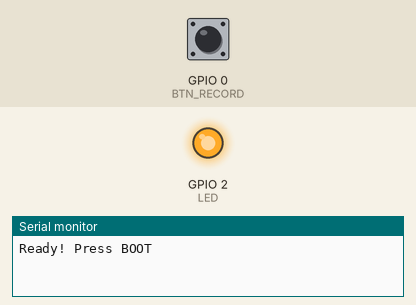
This sketch was run on a simulated ESP32. Shown: output pins drawn as LEDs (lit = HIGH), the last lines printed to the serial monitor. The inputs (shaded band) are chosen by the test bench; at power-on: GPIO 0 (BTN_RECORD) HIGH. I2S audio is not simulated (input reads silence).

Above: at 1.2 s.
1.3 s: GPIO 0 (BTN_RECORD) pulled LOW for 0.15 s
At 1.9 s:
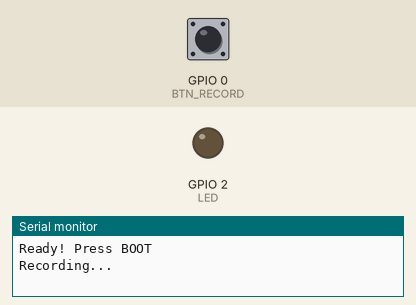
Timing chart, 0 to 8.8 s (numbered marks = the images above; inputs shaded):
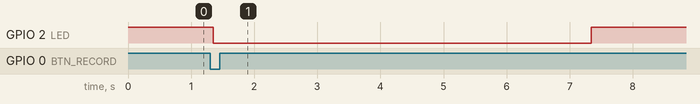

Measured:
- after the input at 1.3 s, GPIO 2 (LED): HIGH → LOW after 0.05 s, → HIGH 6.0 s later

The sketch:

mic_test.ino
```cpp
#include "driver/i2s.h"
#define I2S_WS_MIC 15
#define I2S_SCK_MIC 14
#define I2S_SD_MIC 32
#define I2S_WS_SPK 27
#define I2S_BCK_SPK 26
#define I2S_DATA_SPK 25
#define BTN_RECORD 0
#define LED 2
#define SAMPLE_RATE 16000
#define RECORD_TIME 3
#define I2S_PORT_MIC I2S_NUM_0
#define I2S_PORT_SPK I2S_NUM_1
#define SAMPLES_COUNT (SAMPLE_RATE * RECORD_TIME)
int16_t samples[SAMPLES_COUNT];
int sampleCount = 0;
void micSetup() {
  i2s_config_t cfg;
  memset(&cfg, 0, sizeof(cfg));
  cfg.mode = (i2s_mode_t)(I2S_MODE_MASTER | I2S_MODE_RX);
  cfg.sample_rate = SAMPLE_RATE;
  cfg.bits_per_sample = I2S_BITS_PER_SAMPLE_16BIT;
  cfg.channel_format = I2S_CHANNEL_FMT_ONLY_LEFT;
  cfg.communication_format = I2S_COMM_FORMAT_STAND_I2S;
  cfg.intr_alloc_flags = ESP_INTR_FLAG_LEVEL1;
  cfg.dma_buf_count = 4;
  cfg.dma_buf_len = 256;
  cfg.use_apll = false;
  i2s_pin_config_t pins;
  memset(&pins, 0, sizeof(pins));
  pins.bck_io_num = I2S_SCK_MIC;
  pins.ws_io_num = I2S_WS_MIC;
  pins.data_out_num = -1;
  pins.data_in_num = I2S_SD_MIC;
  i2s_driver_install(I2S_PORT_MIC, &cfg, 0, NULL);
  i2s_set_pin(I2S_PORT_MIC, &pins);
}
void spkSetup() {
  i2s_config_t cfg;
  memset(&cfg, 0, sizeof(cfg));
  cfg.mode = (i2s_mode_t)(I2S_MODE_MASTER | I2S_MODE_TX);
  cfg.sample_rate = SAMPLE_RATE;
  cfg.bits_per_sample = I2S_BITS_PER_SAMPLE_16BIT;
  cfg.channel_format = I2S_CHANNEL_FMT_ONLY_LEFT;
  cfg.communication_format = I2S_COMM_FORMAT_STAND_I2S;
  cfg.intr_alloc_flags = ESP_INTR_FLAG_LEVEL1;
  cfg.dma_buf_count = 4;
  cfg.dma_buf_len = 256;
  cfg.use_apll = false;
  cfg.tx_desc_auto_clear = true;
  i2s_pin_config_t pins;
  memset(&pins, 0, sizeof(pins));
  pins.bck_io_num = I2S_BCK_SPK;
  pins.ws_io_num = I2S_WS_SPK;
  pins.data_out_num = I2S_DATA_SPK;
  pins.data_in_num = -1;
  i2s_driver_install(I2S_PORT_SPK, &cfg, 0, NULL);
  i2s_set_pin(I2S_PORT_SPK, &pins);
}
void setup() {
  Serial.begin(115200);
  pinMode(BTN_RECORD, INPUT_PULLUP);
  pinMode(LED, OUTPUT);
  digitalWrite(LED, HIGH);
  micSetup();
  spkSetup();
  Serial.println("Ready! Press BOOT");
}
void loop() {
  if (digitalRead(BTN_RECORD) == LOW) {
    delay(50);
    if (digitalRead(BTN_RECORD) == LOW) {
      digitalWrite(LED, LOW);
      Serial.println("Recording...");
      sampleCount = 0;
      size_t bytes;
      int16_t buf[256];
      uint32_t end = millis() + RECORD_TIME * 1000;
      while (millis() < end) {
        i2s_read(I2S_PORT_MIC, buf, sizeof(buf), &bytes, 100);
        int n = bytes / 2;
        for (int i = 0; i < n && sampleCount < SAMPLES_COUNT; i++)
          samples[sampleCount++] = buf[i];
      }
      Serial.println("Playing...");
      size_t bw;
      int pos = 0;
      while (pos < sampleCount) {
        int n = min(256, sampleCount - pos);
        i2s_write(I2S_PORT_SPK, &samples[pos], n*2, &bw, 100);
        pos += n;
      }
      Serial.println("Done!");
      digitalWrite(LED, HIGH);
      delay(500);
    }
  }
}
```
